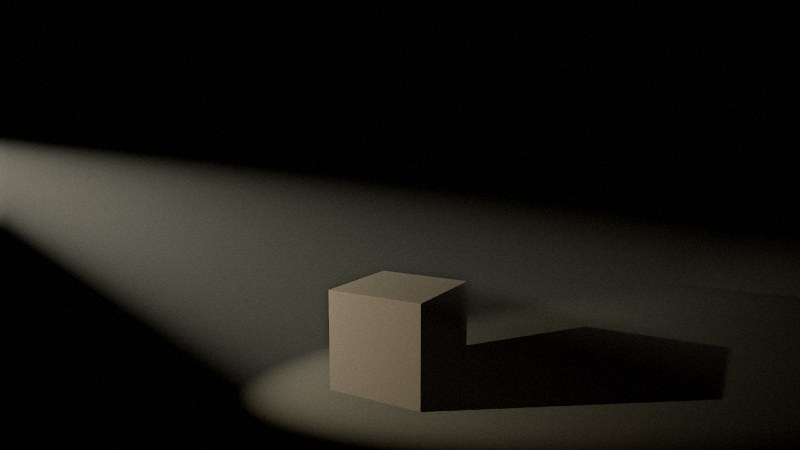
#> input picture shots/_voltest.jpg, 800 x 450 px
$ python stats.py ../../../shots/_voltest.jpg
#> lines starting #> are read from the running program, lines starting #| are printed output that depends on the picture
# 统计：亮度分位数、平均饱和度（HSV S，0-255）、分区亮度（3x3）
import sys
from PIL import Image
import numpy as np
for f in sys.argv[1:]:
    im = Image.open(f).convert('RGB').resize((800, 450))
#> im is the input picture: PIL image 800x450 RGB; mean R, G, B 23.7, 22.3, 18.2
    a = np.asarray(im).astype(float)
    L = 0.299 * a[..., 0] + 0.587 * a[..., 1] + 0.114 * a[..., 2]
    S = np.asarray(im.convert('HSV'))[..., 1].astype(float)
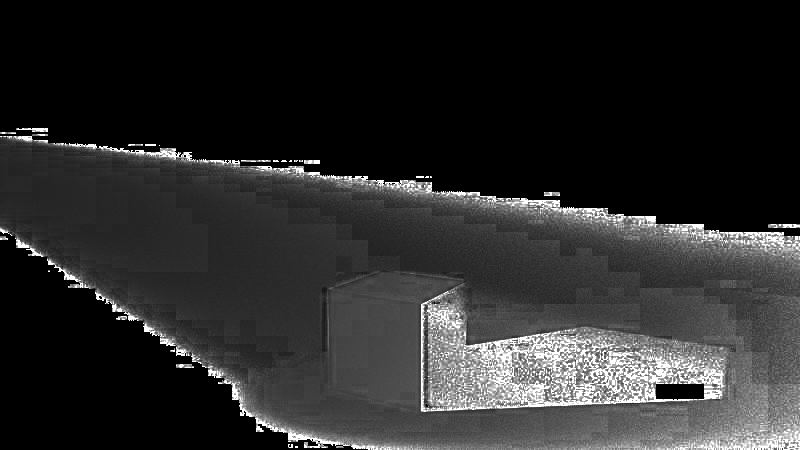
#> S: shape (450, 800) float64; min 0, max 255, mean 42.5
    p = np.percentile(L, [10, 50, 90, 99])
#> p = [0, 2.07, 73.87, 109.3]
    g = [[int(L[i*150:(i+1)*150, j*266:(j+1)*266].mean()) for j in range(3)] for i in range(3)]
#> g = [[1, 1, 1], [64, 36, 12], [10, 54, 18]]
    m = a.reshape(-1, 3).mean(0)
#> m = [23.66, 22.32, 18.24]
    print(f.split('/')[-1], 'L p10/50/90/99', [int(x) for x in p], 'sat', int(S.mean()), 'satLit', int(S[L > 60].mean()) if (L > 60).any() else 0, 'mean', [int(x) for x in m], 'grid', g)
#| _voltest.jpg L p10/50/90/99 [0, 2, 73, 109] sat 42 satLit 50 mean [23, 22, 18] grid [[1, 1, 1], [64, 36, 12], [10, 54, 18]]
